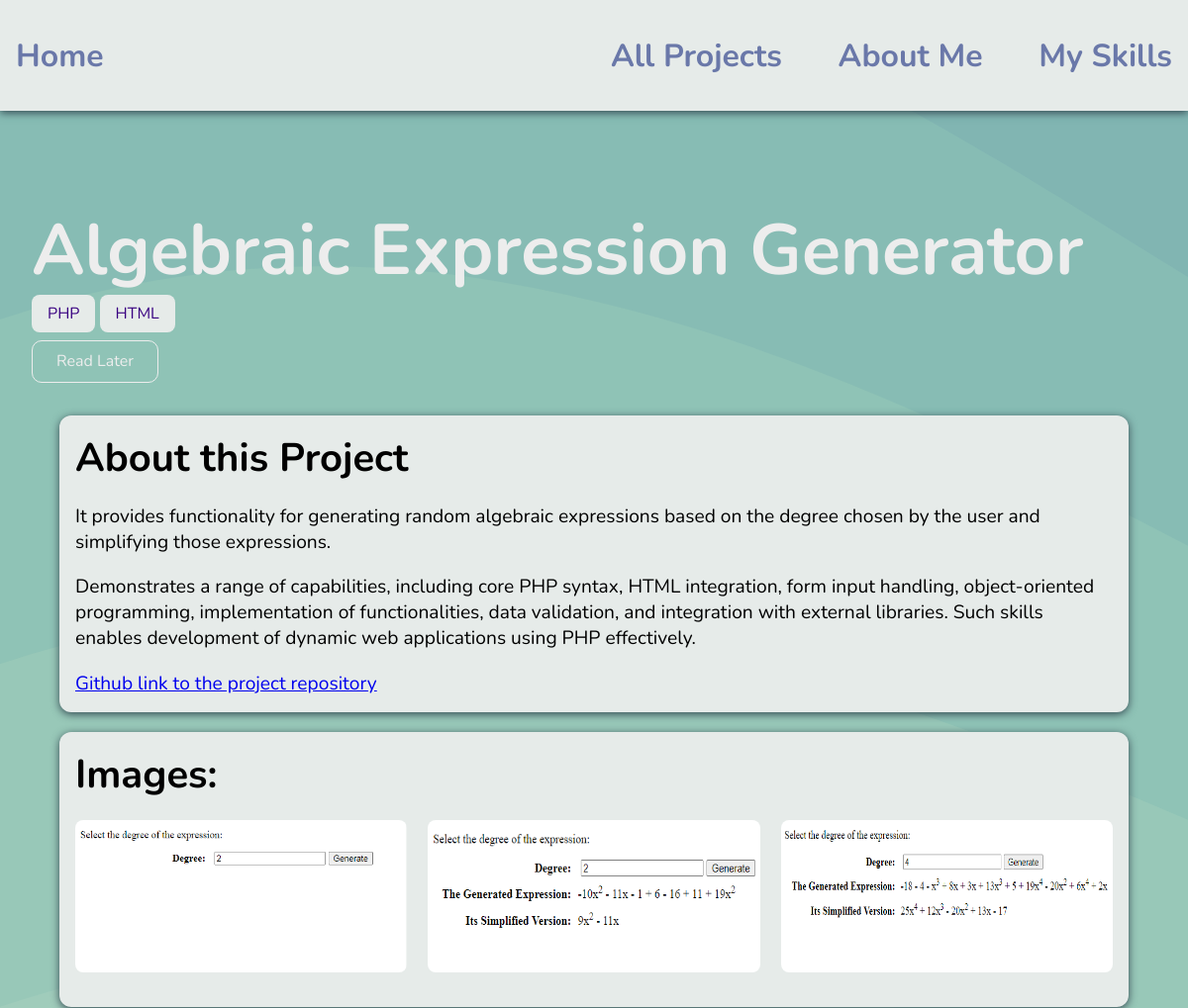
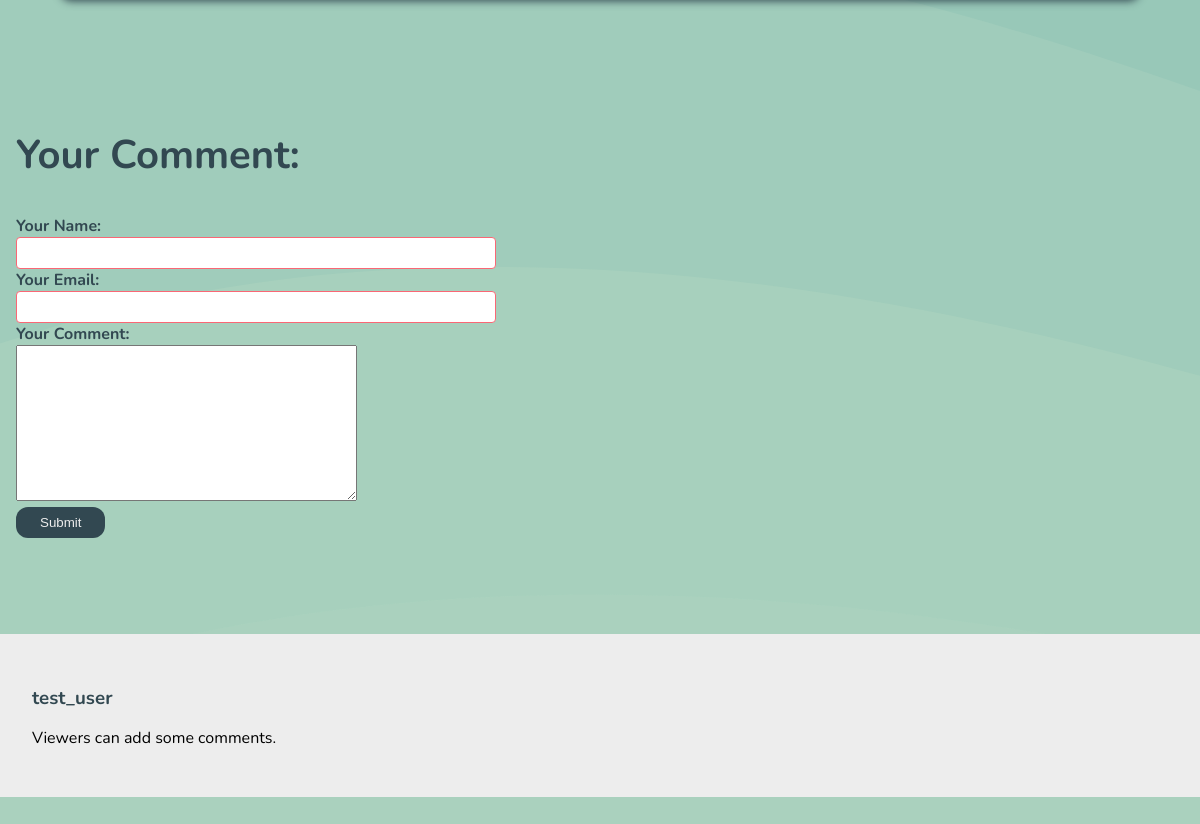
Page /posts/algebraic-expression on the committed database (2 pictures, top to bottom).
### blog/models.py (models this page shows, shortened)
class Post(models.Model):
    title = models.CharField(max_length=100)
    excerpt = models.CharField(max_length=150)
    image = models.ImageField(upload_to='images', null=True)
    image1=models.ImageField(upload_to='images', null=True)
    image2=models.ImageField(upload_to='images', null=True)
    image3=models.ImageField(upload_to='images', null=True)
    link=models.CharField(max_length=100)
    date = models.DateField(auto_now=True)
    slug = models.SlugField(unique=True)  # db_index=True is set automatically
    content = models.TextField(validators=[MinLengthValidator(10)])
    author = models.ForeignKey(
        Author, on_delete=models.SET_NULL, null=True) # related_name="posts",
    tag = models.ManyToManyField(Tag)

class Tag(models.Model):
    caption = models.CharField(max_length=20)

class Comment(models.Model):
    user_name = models.CharField(max_length=50)
    user_email = models.EmailField(max_length=254)
    user_comment = models.TextField(validators=[MinLengthValidator(10)])
    date = models.DateField(auto_now=True)
    post = models.ForeignKey(Post, on_delete=models.CASCADE, related_name="comments")

### blog/views.py (the view, shortened to what this page needs)
# urls.py: path("posts/<slug:slug>", views.PostDetailView.as_view(), name="post-detail-page"),
class PostDetailView(View):
    model = Post
    def get(self, request, slug):
        post = Post.objects.get(slug=slug)
        stored_posts = request.session.get("stored_posts")
        has_read_later = True
        if stored_posts is None or len(stored_posts) == 0:
            has_read_later = False
        elif int(post.id) not in stored_posts:
            has_read_later = False
        elif int(post.id) in stored_posts:
            has_read_later = True
        return render(request, "blog/post-detail.html",{
            "post":post,
            "comment_form":CommentForm(),
            "comments":post.comments.all().order_by("-id"),
            "has_read_later":has_read_later
        })

### blog/forms.py
class CommentForm(forms.ModelForm):
    class Meta:
        model = Comment
        exclude = ["post"]
        labels = {
            "user_name":"Your Name",
            "user_email":"Your Email",
            "user_comment":"Your Comment"
        }

### blog/templates/blog/post-detail.html (shortened to what this page needs)
{% extends "base.html" %}
{% load static%}
{% block css_files%}
<link rel="stylesheet" href="{% static "blog/post-detail.css" %}"/>
{% endblock%}
{%block contents%}
<section id="summary">
    <h2>{{post.title}}</h2>
    <div>
        {% for t in post.tag.all %}
            <span id="tag">{{t.caption}}</span>
        {% endfor%}
    </div>
    {% if not has_read_later %}
        <div id="read-later">
            <form action="{% url 'read-later' %}" method="POST">
                <button>Read Later</button>
            </form>
        </div>
    {% endif %}
</section>
<main>
    <h2>About this Project</h2>
    <p>{{post.content|linebreaks}}</p>
    <a href="https://github.com/AKoy-22/Algebraic_Expression"> Github link to the project repository</a>
</main>
<main>
    <h2>Images: </h2>
    <section >
        <ul id='image-list'>
            <li><img src="{{post.image1.url}}" alt="app image"></li>
            <li><img src="{{post.image2.url}}" alt="app image"></li>
            <li><img src="{{post.image3.url}}" alt="app image"></li>
        </ul>
    </section>
</main>
<div id="form">
    <form class="form-control" action="{% url 'post-detail-page' post.slug %}" method="POST">
        <h2>Your Comment: </h2>
        {% for form_field in comment_form %}
            <div>
                {{form_field.label_tag}}
                {{form_field}}
            </div>
        {% endfor %}
        <button>Submit</button>
    </form>
</div>
{% if comments %}
    <div>
        <ul id="comments">
            {% for i in comments %}
                <h3>{{i.user_name}}</h3>
                <li>{{i.user_comment |linebreaks}}</li>
            {% endfor %}
        </ul>
    </div>
{% endif %}
{% endblock %}

### static/app.css (style rules this page uses)
* { box-sizing: border-box; }
html { font-family: 'Nunito', sans-serif; }
body { margin: 0; }
h1, h2, h3 { font-family: 'Nunito', sans-serif; font-weight: bold; }
h2 { font-size: 2.5rem; }

### blog/static/blog/post-detail.css (style rules this page uses)
body { background-color: #ACD3BF; background-attachment: fixed; background-size: cover; }
#summary { padding: 2rem; width: 100%; max-width: 90rem; border-radius: 16px; position: relative; height: 18rem; }
#summary h2 { color: #EDEDED; font-size: 4.5rem; margin-bottom: 0.25rem; }
main { width: 90%; max-width: 90rem; margin: 20px auto; background-color: #e6ebe9; padding: 1rem; border-radius: 12px; box-shadow: 0 2px 8px #324851; font-size: 1.2rem; }
main h2 { margin:0 auto; }
#tag { background-color: #e6ebe9; color:#390281; padding: 0.5rem 1rem; border-radius: 8px; }
#image-list { display: flex; justify-content: space-between; list-style: none; padding: 0; }
#image-list li { flex-basis: 32%; }
#image-list img { width: 100%; height: 100%; border-radius: 8px; }
.form-control { color: #324851; margin: 5rem auto; width: 100%; padding: 1rem; }
button { cursor: pointer; padding: 0.5rem 1.5rem; border-radius: 12px; background-color: #324851; color: #EDEDED; border-style: none; }
.form-control { margin-bottom: 1rem; }
.form-control input { font:inherit; padding:0.25rem; border-radius: 4px; border: 1px solid #FA6775; display: block; width: 30rem; }
.form-control label { font-weight: bold; display: block; }
#comments { margin: 5rem auto; width: 100%; padding: 2rem; background-color: #EDEDED; list-style: none; }
#comments li { border-bottom: 2px solid #67A9A9 }
#comments li:last-of-type { border-bottom: none; }
#comments h3 { color: #324851; margin-bottom: 0; padding: 0; }
#read-later button { margin: 1rem 0 ; cursor: pointer; padding: 0.6rem 1.5rem; border-radius: 10px; background-color:transparent; color: #EDEDED; border: 1.5px solid #EDEDED; font:inherit; }

### rows in the picture
Post: title "Algebraic Expression Generator", content "It provides functionality for generating random algebraic expressions based on the degree chosen by the user and simplifying those expressions. Demonstrates a range of capabilities, including core PHP syntax, HTML integration, form input handling, object-oriented programming, implementation of functionalities, data validation, and integration with external libraries. Such skills enables development of dynamic web applications using PHP effectively.", image1 (picture), image2 (picture), image3 (picture)
Tag: caption "PHP"
Tag: caption "HTML"
Comment: user_name "test_user", user_comment "Viewers can add some comments."
